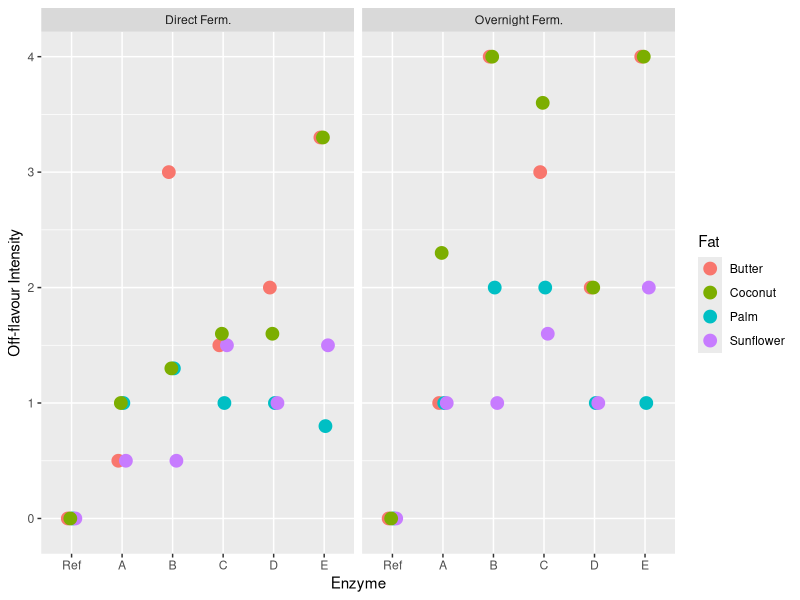
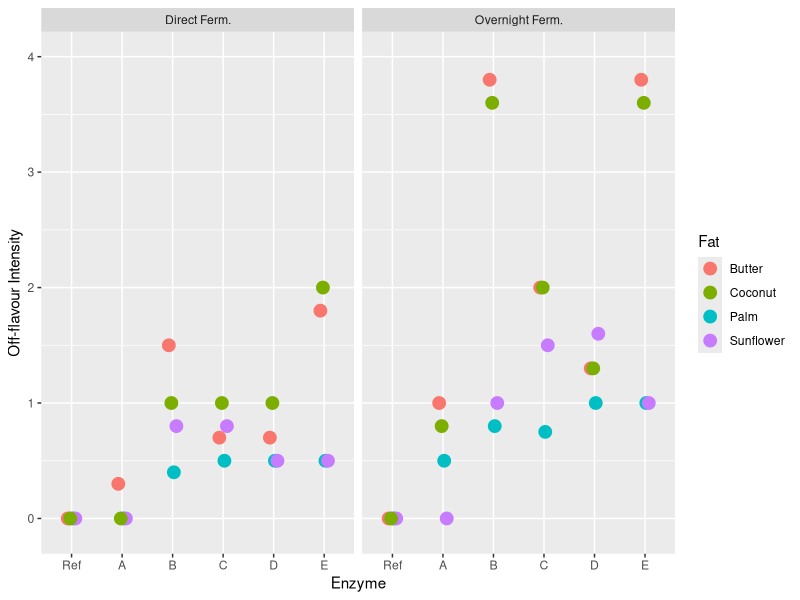
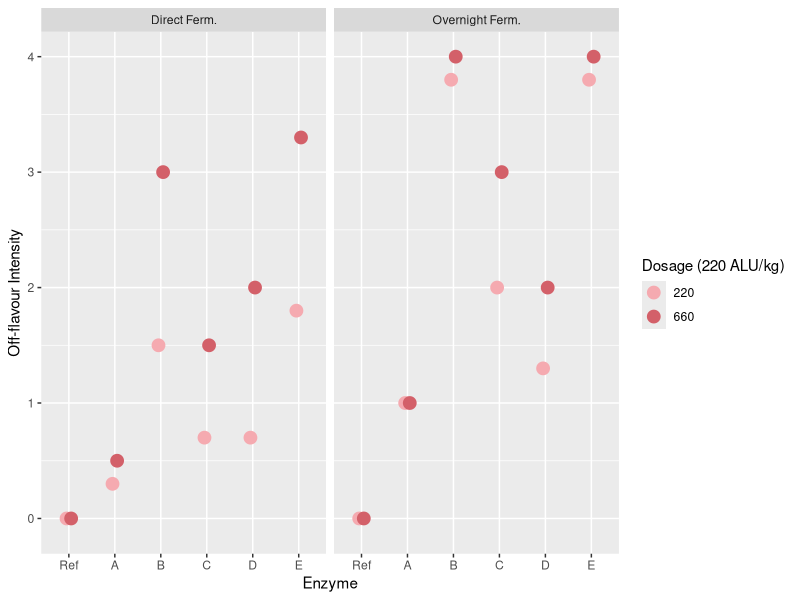
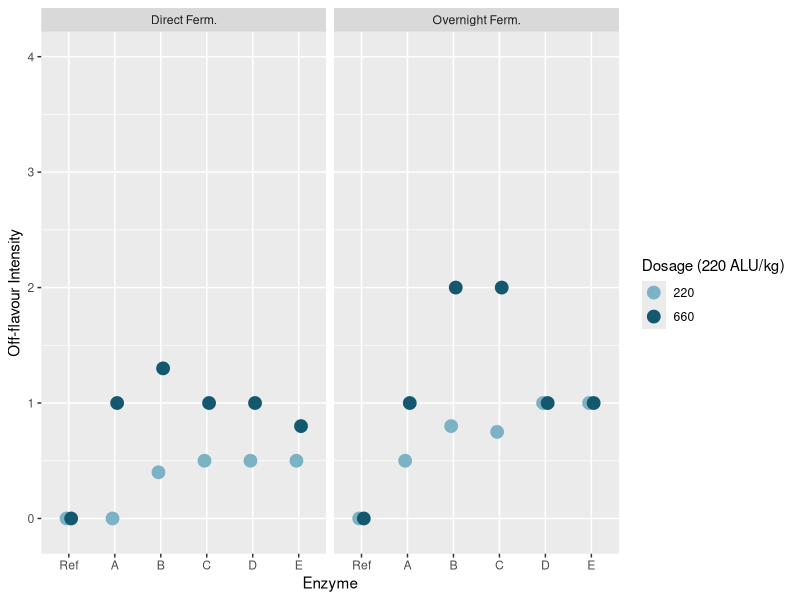
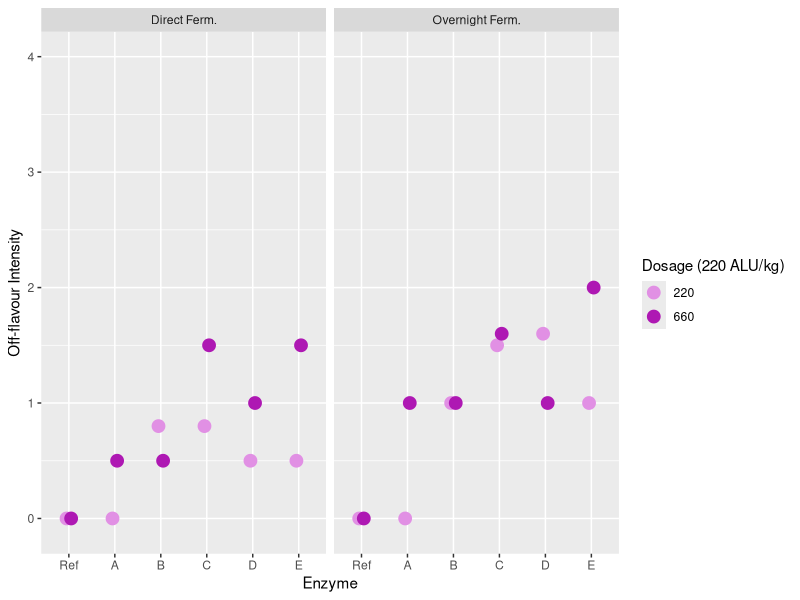
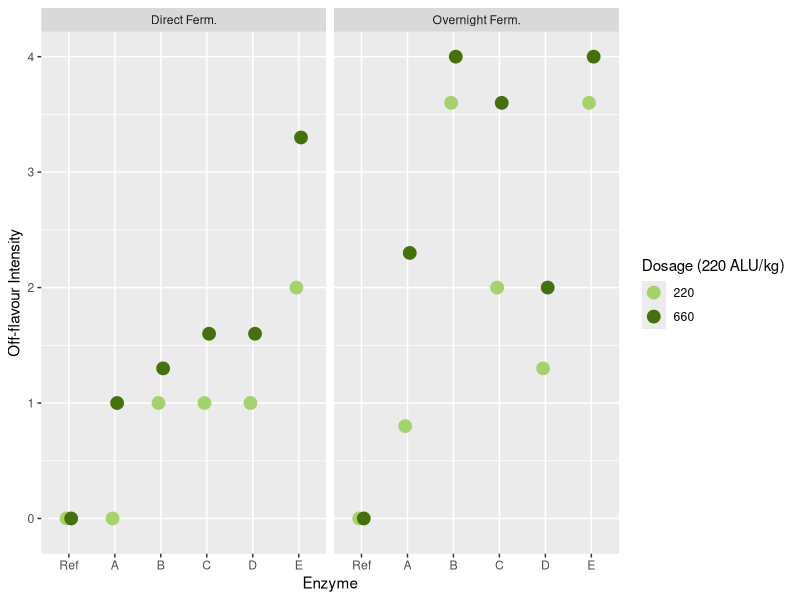

These figures' R source, in order: (Note: this script raises an error after producing the figures.)
#######Library##############
getwd()
library(readxl)
library(readr)
library(ggplot2)
library(tidyr)
library(tidyverse)
library(ggpubr)
library(purrr)

######Import Data frame (Excel)#######
Off_flavour_Data <- read_excel("Off_flavour_Data.xlsx")
Off_flavour_Data <- select(Off_flavour_Data, Enzyme, Fat, Dosage, Fermentation, Intensity_mean)

#strings
Off_flavour_Data$Enzyme <- as.factor(Off_flavour_Data$Enzyme)
Off_flavour_Data$Fat <- as.factor(Off_flavour_Data$Fat)
Off_flavour_Data$Fermentation <- as.factor(Off_flavour_Data$Fermentation)
Off_flavour_Data$Intensity_mean <- as.numeric(Off_flavour_Data$Intensity_mean)
Off_flavour_Data$Dosage <- as.factor(Off_flavour_Data$Dosage)


######Data Visualization (1)#######

###660
Off_flavour_660 <- Off_flavour_Data %>% filter(Dosage == 660) 
ggplot(Off_flavour_660, aes(x=Enzyme, y=Intensity_mean, colour=Fat))+        
  geom_point(position=position_dodge(w=0.2), size = 4)+
  ylab("Off-flavour Intensity")+
  facet_grid(cols = vars(Fermentation))+
  theme(plot.title = element_text(hjust = 0.5))+
  scale_x_discrete(limits=c("Ref","A","B","C","D","E"))+
  ylim(-0.1,4.01)


###220
Off_flavour_220 <- Off_flavour_Data %>% filter(Dosage == 220)
ggplot(Off_flavour_220, aes(x=Enzyme, y=Intensity_mean, colour=Fat))+
  geom_point(position=position_dodge(w=0.2), size = 4)+
  ylab("Off-flavour Intensity")+
  facet_grid(cols = vars(Fermentation))+
  theme(plot.title = element_text(hjust = 0.5))+
  scale_x_discrete(limits=c("Ref","A","B","C","D","E"))+
  ylim(-0.1,4.01)



######Data Visualization (2)#######

###BUTTER
Off_flavour_Butter <- Off_flavour_Data %>% filter(Fat == "Butter")
ggplot(Off_flavour_Butter, aes(x=Enzyme, y=Intensity_mean, colour=Dosage))+
  geom_point(position=position_dodge(w=0.2), size = 4)+
  facet_grid(cols = vars(Fermentation))+
  scale_colour_manual(values=c("#F5AAB0","#D36069"))+ 
  ylab("Off-flavour Intensity")+
  labs(colour = "Dosage (220 ALU/kg)")+
  theme(plot.title = element_text(hjust = 0.5))+
  scale_x_discrete(limits=c("Ref","A","B","C","D","E"))+
  ylim(-0.1,4.01)

###Palm
Off_flavour_Palm <- Off_flavour_Data %>% filter(Fat == "Palm")
ggplot(Off_flavour_Palm, aes(x=Enzyme, y=Intensity_mean, colour=Dosage))+
  geom_point(position=position_dodge(w=0.2), size = 4)+
  facet_grid(cols = vars(Fermentation))+
  scale_colour_manual(values=c("#7BB2C4","#13586F"))+ 
  ylab("Off-flavour Intensity")+
  labs(colour = "Dosage (220 ALU/kg)")+
  theme(plot.title = element_text(hjust = 0.5))+
  scale_x_discrete(limits=c("Ref","A","B","C","D","E"))+
  ylim(-0.1,4.01)

###Sunflower
Off_flavour_Sunflower <- Off_flavour_Data %>% filter(Fat == "Sunflower")
ggplot(Off_flavour_Sunflower, aes(x=Enzyme, y=Intensity_mean, colour=Dosage))+
  geom_point(position=position_dodge(w=0.2), size = 4)+
  facet_grid(cols = vars(Fermentation))+
  scale_colour_manual(values=c("#E190E4","#AE18B3"))+
  ylab("Off-flavour Intensity")+
  labs(colour = "Dosage (220 ALU/kg)")+
  labs(colour = "Dosage (220 ALU/kg)")+
  theme(plot.title = element_text(hjust = 0.5))+
  scale_x_discrete(limits=c("Ref","A","B","C","D","E"))+
  ylim(-0.1,4.01)


###Coconut
Off_flavour_Coconut <- Off_flavour_Data %>% filter(Fat == "Coconut")
ggplot(Off_flavour_Coconut, aes(x=Enzyme, y=Intensity_mean, colour=Dosage))+
  geom_point(position=position_dodge(w=0.2), size = 4)+
  facet_grid(cols = vars(Fermentation))+
  scale_colour_manual(values=c("#A6D26D","#45710D"))+ 
  ylab("Off-flavour Intensity")+
  labs(colour = "Dosage (220 ALU/kg)")+
  theme(plot.title = element_text(hjust = 0.5))+
  scale_x_discrete(limits=c("Ref","A","B","C","D","E"))+
  ylim(-0.1,4.01)



######ANOVA & T.test b/w Rounds of Panelists############

Off_flavour_panel <- read_excel("Off_flavour_Data.xlsx", sheet = "Butter_panel_of")
Off_flavour_panel$Enzyme.2 <- as.factor(Off_flavour_panel$Enzyme.2)
Off_flavour_panel$Round <- as.factor(Off_flavour_panel$Round)

compare_means(Intensity.avg~Round,
              data=Off_flavour_panel,
              method = "anova")

compare_means(Intensity.avg~Round,
              data=Off_flavour_panel,
              method = "t.test")

#Interpretation: There was no significant difference between average observations of the panelists in different rounds (p=0.52, ANOVA).
#Interpretation: The average observations of panelists showed no significant difference between round1 and round2 (p= 0.33), round1 and round3 (p= 0.82), and round2 and round3 (p= 0.43).


######Data Visualization (3)#######

#Butter_panel
butter_panel <- read_excel("Off_flavour_Data.xlsx", sheet = "Off_Intensity_panel")
butter_panel <- butter_panel %>% filter(Fat == "Butter")


#strings
butter_panel$Enzyme <- as.factor(butter_panel$Enzyme)
butter_panel$Fat <- as.factor(butter_panel$Fat)
butter_panel$Fermentation <- as.factor(butter_panel$Fermentation)
butter_panel$Intensity_mean <- as.numeric(butter_panel$Intensity_mean)
butter_panel$Dosage <- as.numeric(butter_panel$Dosage)


ggplot(butter_panel, aes(x=Enzyme, y=Intensity_mean, colour=Fermentation))+
  geom_point(position=position_dodge(w=0.2), size = 4)+
  scale_colour_manual(values=c("#F5AAB0","#D36069"))+ 
  ylab("Off-flavour Intensity")+
  labs(colour = "Dosage (220 ALU/kg)")+
  theme(plot.title = element_text(hjust = 0.5))+
  scale_x_discrete(limits=c("Ref","A","B","C","D","E","Ref-Ref"))+
  ylim(-0.1,4.01)


#Palm_panel
palm_panel <- read_excel("Off_flavour_Data.xlsx", sheet = "Off_Intensity_panel")
palm_panel <- palm_panel %>% filter(Fat == "Palm")


#strings
palm_panel$Enzyme <- as.factor(palm_panel$Enzyme)
palm_panel$Fat <- as.factor(palm_panel$Fat)
palm_panel$Fermentation <- as.factor(palm_panel$Fermentation)
palm_panel$Intensity_mean <- as.numeric(palm_panel$Intensity_mean)
palm_panel$Dosage <- as.numeric(palm_panel$Dosage)


ggplot(palm_panel, aes(x=Enzyme, y=Intensity_mean, colour=Fermentation))+
  geom_point(position=position_dodge(w=0.2), size = 4)+
  scale_colour_manual(values=c("#7BB2C4","#13586F"))+ 
  ylab("Off-flavour Intensity")+
  labs(colour = "Dosage (220 ALU/kg)")+
  theme(plot.title = element_text(hjust = 0.5))+
  scale_x_discrete(limits=c("Ref","A","B","C","D","E","Ref-Ref"))+
  ylim(-0.1,4.01)
